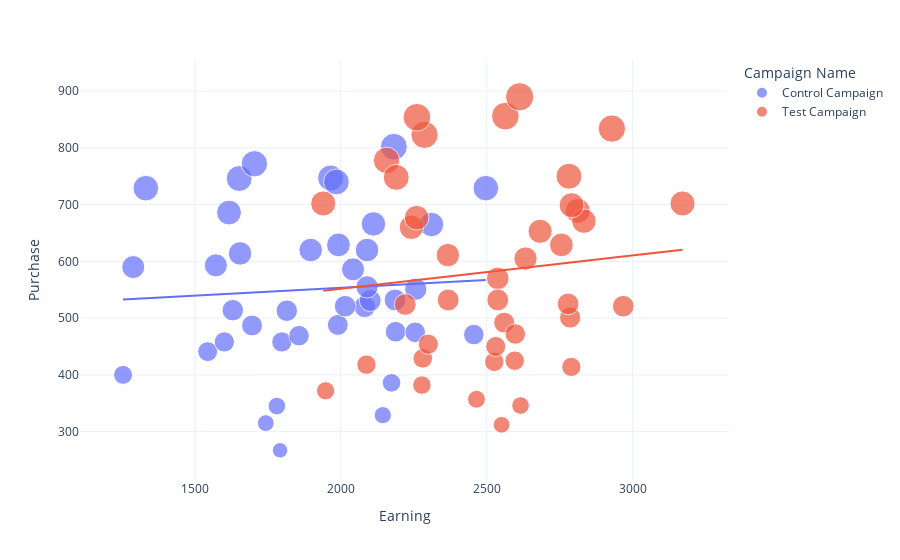

This figure's notebook cell:
### Markdown cell above
#### Purchase vs Earnings

### Code cell
figure = px.scatter(data_frame = ab_data, 
                    x="Earning",
                    y="Purchase", 
                    size="Purchase", 
                    color= "Campaign Name", 
                    trendline="ols")
figure.show()

### Figure 1 — Plotly figure (JSON) as saved in the notebook; plotly's stock layout.template omitted (floating-point values rounded to 4 significant figures)
{"data": [{"hovertemplate": "Campaign Name=Control Campaign<br>Earning=%{x}<br>Purchase=%{marker.size}<extra></extra>", "legendgroup": "Control Campaign", "marker": {"color": "#636efa", "size": [665, 315, 458, 487, 441, 520, 513, 747, 746, 471, 386, 629, 614, 740, 458, 802, 400, 329, 267, 729, 666, 514, 488, 531, 586, 686, 532, 772, 620, 469, 521, 729, 555, 620, 593, 551, 345, 476, 475, 590], "sizemode": "area", "sizeref": 2.225, "symbol": "circle"}, "mode": "markers", "name": "Control Campaign", "orientation": "v", "showlegend": true, "type": "scatter", "x": [2311, 1743, 1798, 1696, 1544, 2082, 1815, 1965, 1652, 2456, 2174, 1992, 1655, 1985, 1601, 2182, 1254, 2144, 1792, 1332, 2112, 1630, 1990, 2101, 2042, 1617, 2186, 1704, 1897, 1857, 2015, 2497, 2090, 2090, 1572, 2257, 1781, 2188, 2255, 1289], "xaxis": "x", "y": [665, 315, 458, 487, 441, 520, 513, 747, 746, 471, 386, 629, 614, 740, 458, 802, 400, 329, 267, 729, 666, 514, 488, 531, 586, 686, 532, 772, 620, 469, 521, 729, 555, 620, 593, 551, 345, 476, 475, 590], "yaxis": "y"}, {"hovertemplate": "<b>OLS trendline</b><br>Purchase = 0.027475 * Earning + 498.462<br>R<sup>2</sup>=0.003850<br><br>Campaign Name=Control Campaign<br>Earning=%{x}<br>Purchase=%{y} <b>(trend)</b><extra></extra>", "legendgroup": "Control Campaign", "marker": {"color": "#636efa", "symbol": "circle"}, "mode": "lines", "name": "Control Campaign", "showlegend": false, "type": "scatter", "x": [1254, 1289, 1332, 1544, 1572, 1601, 1617, 1630, 1652, 1655, 1696, 1704, 1743, 1781, 1792, 1798, 1815, 1857, 1897, 1965, 1985, 1990, 1992, 2015, 2042, 2082, 2090, 2090, 2101, 2112, 2144, 2174, 2182, 2186, 2188, 2255, 2257, 2311, 2456, 2497], "xaxis": "x", "y": [532.9, 533.9, 535.1, 540.9, 541.7, 542.4, 542.9, 543.2, 543.9, 543.9, 545.1, 545.3, 546.4, 547.4, 547.7, 547.9, 548.3, 549.5, 550.6, 552.5, 553.0, 553.1, 553.2, 553.8, 554.6, 555.7, 555.9, 555.9, 556.2, 556.5, 557.4, 558.2, 558.4, 558.5, 558.6, 560.4, 560.5, 562.0, 565.9, 567.1], "yaxis": "y"}, {"hovertemplate": "Campaign Name=Test Campaign<br>Earning=%{x}<br>Purchase=%{marker.size}<extra></extra>", "legendgroup": "Test Campaign", "marker": {"color": "#EF553B", "size": [702, 834, 423, 429, 750, 778, 492, 856, 660, 532, 890, 524, 702, 372, 689, 677, 418, 570, 653, 454, 532, 671, 629, 699, 346, 611, 414, 823, 605, 854, 748, 501, 357, 525, 312, 382, 450, 472, 425, 521], "sizemode": "area", "sizeref": 2.225, "symbol": "circle"}, "mode": "markers", "name": "Test Campaign", "orientation": "v", "showlegend": true, "type": "scatter", "x": [1940, 2929, 2526, 2281, 2782, 2157, 2560, 2564, 2242, 2368, 2613, 2221, 3171, 1948, 2812, 2260, 2088, 2538, 2683, 2300, 2538, 2833, 2756, 2791, 2616, 2367, 2790, 2287, 2633, 2261, 2190, 2786, 2465, 2779, 2551, 2278, 2531, 2598, 2596, 2968], "xaxis": "x", "y": [702, 834, 423, 429, 750, 778, 492, 856, 660, 532, 890, 524, 702, 372, 689, 677, 418, 570, 653, 454, 532, 671, 629, 699, 346, 611, 414, 823, 605, 854, 748, 501, 357, 525, 312, 382, 450, 472, 425, 521], "yaxis": "y"}, {"hovertemplate": "<b>OLS trendline</b><br>Purchase = 0.0586428 * Earning + 434.568<br>R<sup>2</sup>=0.010581<br><br>Campaign Name=Test Campaign<br>Earning=%{x}<br>Purchase=%{y} <b>(trend)</b><extra></extra>", "legendgroup": "Test Campaign", "marker": {"color": "#EF553B", "symbol": "circle"}, "mode": "lines", "name": "Test Campaign", "showlegend": false, "type": "scatter", "x": [1940, 1948, 2088, 2157, 2190, 2221, 2242, 2260, 2261, 2278, 2281, 2287, 2300, 2367, 2368, 2465, 2526, 2531, 2538, 2538, 2551, 2560, 2564, 2596, 2598, 2613, 2616, 2633, 2683, 2756, 2779, 2782, 2786, 2790, 2791, 2812, 2833, 2929, 2968, 3171], "xaxis": "x", "y": [548.3, 548.8, 557.0, 561.1, 563.0, 564.8, 566.0, 567.1, 567.2, 568.2, 568.3, 568.7, 569.4, 573.4, 573.4, 579.1, 582.7, 583.0, 583.4, 583.4, 584.2, 584.7, 584.9, 586.8, 586.9, 587.8, 588.0, 589.0, 591.9, 596.2, 597.5, 597.7, 597.9, 598.2, 598.2, 599.5, 600.7, 606.3, 608.6, 620.5], "yaxis": "y"}], "layout": {"legend": {"itemsizing": "constant", "title": {"text": "Campaign Name"}, "tracegroupgap": 0}, "margin": {"t": 60}, "xaxis": {"anchor": "y", "domain": [0, 1], "title": {"text": "Earning"}}, "yaxis": {"anchor": "x", "domain": [0, 1], "title": {"text": "Purchase"}}}}
